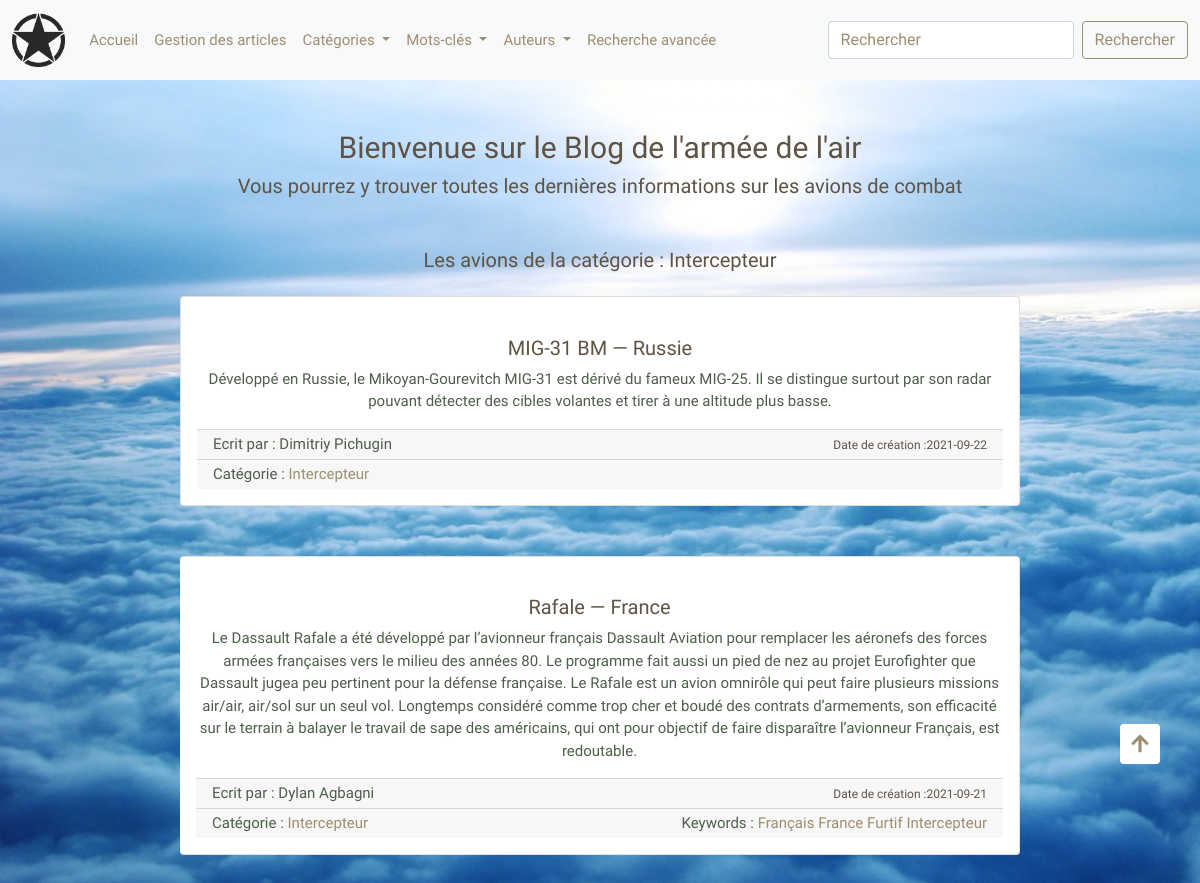
/index.php?vue=list_categories&categorie=2, run on the app's committed database.
### tables this page shows
CREATE TABLE `categorie` (
  `Id_Categorie` int(11) NOT NULL,
  `Nom` text NOT NULL
);

CREATE TABLE `article` (
  `Id_Article` int(11) NOT NULL,
  `Titre` text NOT NULL,
  `Auteur` text NOT NULL,
  `Contenu_texte` text NOT NULL,
  `Contenu_image` text NOT NULL,
  `Date_creation` date NOT NULL,
  `Id_Categorie` int(11) DEFAULT NULL
);

CREATE TABLE `keywords` (
  `Id_Keyword` int(11) NOT NULL,
  `Nom` text NOT NULL
);

### vues/liste_articles_categories.php (the view, shortened to what this page needs)
<?php
if(isset($_GET["categorie"]))
{
    $connex = connexionDB('bdd_blog') ;
    if ($connex)
    {
        mysqli_set_charset($connex, 'utf8');
        $categorie = (int)$_GET['categorie'] ;
        $requeteCategorie = "SELECT Nom , Id_Categorie FROM categorie WHERE Id_Categorie = ".$categorie.";";
        $resultCategorie = mysqli_query($connex,$requeteCategorie);
        $nomCategorie = mysqli_fetch_array($resultCategorie);
        $requeteArticle = "SELECT * FROM article a, categorie c WHERE a.Id_Categorie = c.Id_Categorie AND c.Id_Categorie = ".$categorie.";";
        $resultArticle = mysqli_query($connex,$requeteArticle);
        $articles = mysqli_fetch_all($resultArticle);
        if (!$resultArticle)
            {
                echo "<script type=text/javascript>";
                echo 'alert("Impossible d\'afficher les articles de cette catégorie")</script>';
            }
        else
            {
                echo '<div class="text-center mb-3"><h3 class="text-center">Les avions de la catégorie : '.$nomCategorie[0].'</3></div>';
                echo "<div class='card-group'>";
                foreach ($articles as $a)
                {
                    $requeteKeywords = "SELECT k.Nom , k.Id_Keyword FROM keywords k , article_keywords ak , article a WHERE a.Id_Article =".$a[0]." AND a.Id_Article = ak.Id_Article AND ak.Id_Keyword = k.Id_Keyword" ;
                    $resultKeywords = mysqli_query($connex,$requeteKeywords);
                    $keywords = mysqli_fetch_all($resultKeywords);
                    $code = $a[0] ;
                    $vue = "index.php?vue=vue_article&code=".$code ;
                    echo    '<div class="card">
                                <a href="'.$vue.'"><img src="'.$a[4].'" class="card-img-top" alt=""></a>
                                <div class="card-body">
                                    <h3 class="card-title text-center">'.$a[1].'</h3>
                                    <p class="card-text text-center">'.$a[3].'</p>
                                    <div class="card-footer">
                                        <p class="card-text text-center">Ecrit par : '.$a[2].'</p>
                                        <p class="card-text text-center"><small class="text-muted">Date de création :'.$a[5].'</small></p>
                                    </div>
                                    <div class="card-footer">
                                        <p class="card-text text-center">Catégorie : <a href="index.php?vue=list_categories&categorie='.$nomCategorie[1].'">'.$nomCategorie[0].'</a></p>' ;
                    if ($keywords != null)
                    {
                        echo            '<p class="card-text text-center">Keywords : ' ;
                        foreach ($keywords as $k)
                        {
                            echo            '<a href="index.php?vue=list_keywords&keywords='.$k[1].'">'.$k[0].' </a>' ;
                        }
                        echo            '</p>' ;
                    }
                    echo            '</div>
                                </div>
                            </div>';
                }
                echo "</div>" ;
            }
    }
}
else
{
    echo"<script type=\"text/javascript\">";
    echo 'alert("La catégorie demandée n\'a pas pu être récupérée...");';
    echo "window.history.back();";
    echo "</script>";
    mysqli_close($connex);
}
?>

### custom.css (style rules this page uses)
html { --color1 : #9c8f6f; --color2 : #4c5f49; --color3 : #5f5345; }
body { box-sizing: border-box; background-image: url('img/sky.jpg'); background-attachment: fixed; background-repeat: no-repeat; background-size: cover; position: relative; }
a , a:hover { text-decoration: none; }
body { font-family: 'Stick No Bills', sans-serif !important; font-size: 15px !important; color: var(--color2) !important; }
h3 { font-size: 20px !important; color: var(--color3) !important; }
p { font-size: 15px !important; color: var(--color2) !important; }
a { font-size: 15px !important; color: var(--color1) !important; }
.card-group { display: flex; flex-direction: column; align-items: center; width: 70%; margin: 0 auto; }
.card-group > .card:not(:last-child) { margin-bottom: 50px; }
.card { width: 100%; border-radius: .25rem !important; }
.card-footer { display: flex; justify-content: space-between; align-items: center; height: 30px; }
.card-footer p { margin-bottom: 0; }
.text-muted { color: var(--color3) !important; }
.small, small { font-size: 0.8em; }

### data on the page
categorie: Nom "Intercepteur"
article: Titre "MIG-31 BM — Russie", Contenu_texte "Développé en Russie, le Mikoyan-Gourevitch MIG-31 est dérivé du fameux MIG-25. Il se distingue surtout par son radar pouvant détecter des cibles volantes et tirer à une altitude plus basse.", Auteur "Dimitriy Pichugin", Date_creation "2021-09-22", Id_Categorie.Nom "Intercepteur"
article: Titre "Rafale — France", Contenu_texte "Le Dassault Rafale a été développé par l’avionneur français Dassault Aviation pour remplacer les aéronefs des forces armées françaises vers le milieu des années 80. Le programme fait aussi un pied de nez au projet Eurofighter que Dassault jugea peu pertinent pour la défense française. Le Rafale est un avion omnirôle qui peut faire plusieurs missions air/air, air/sol sur un seul vol. Longtemps considéré comme trop cher et boudé des contrats d’armements, son efficacité sur le terrain à balayer le travail de sape des américains, qui ont pour objectif de faire disparaître l’avionneur Français, est redoutable.", Auteur "Dylan Agbagni", Date_creation "2021-09-21", Id_Categorie.Nom "Intercepteur"
keywords: Nom "Français"
keywords: Nom "France"
keywords: Nom "Furtif"
keywords: Nom "Intercepteur"
